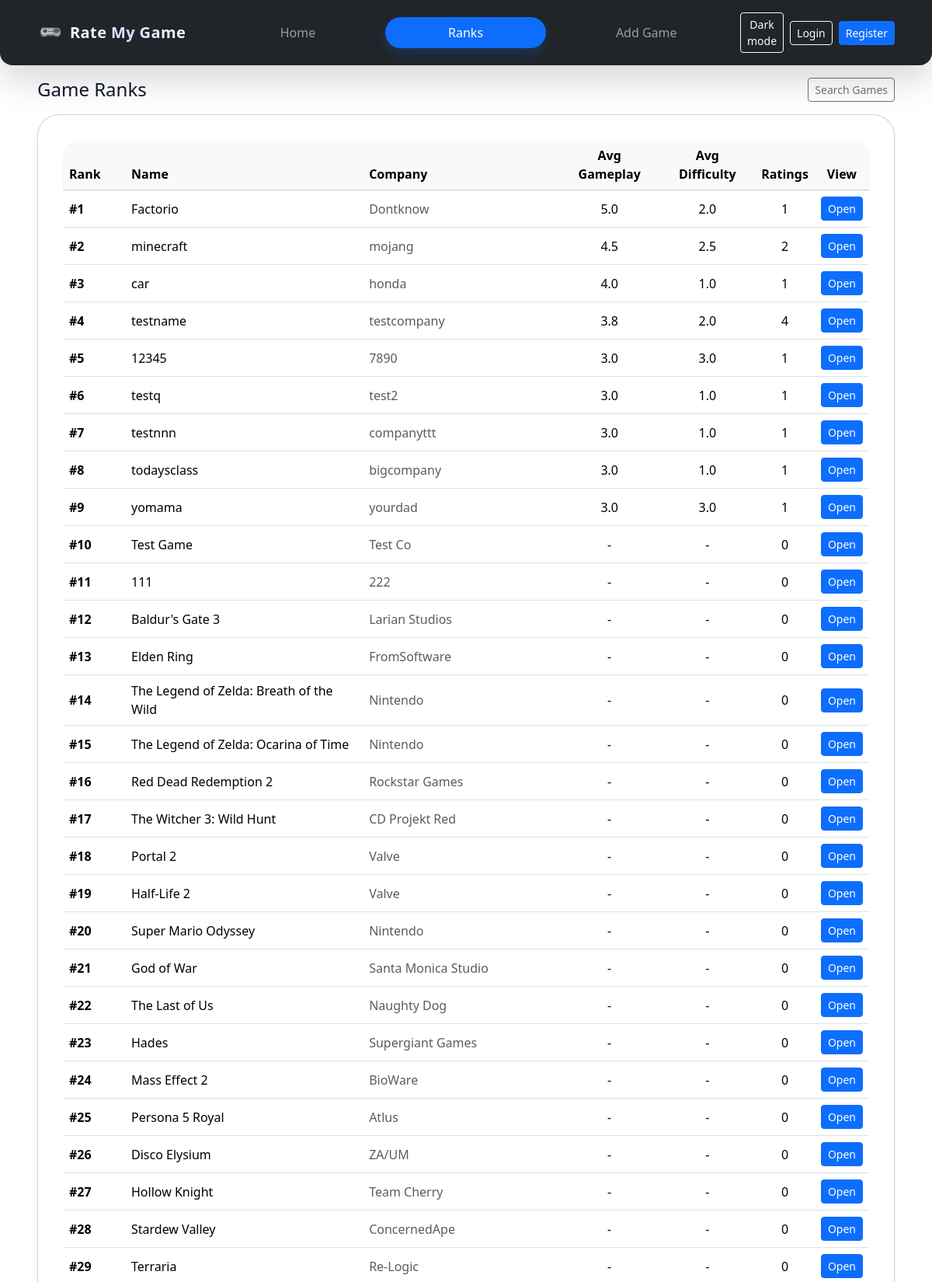
/ranks (upper part), run on the app's committed database.
### rate_my_game/models.py (models this page shows, shortened)
class Game(db.Model):
    __tablename__ = "games"
    id = db.Column(db.Integer, primary_key=True)
    name = db.Column(db.String(120), nullable=False)
    company = db.Column(db.String(120), nullable=False)
    ratings = db.relationship("Rating", backref="game", lazy=True, cascade="all, delete-orphan")
    tags = db.relationship("GameTag", backref="game", lazy=True, cascade="all, delete-orphan")
    def average_gameplay(self):
        if not self.ratings:
            return None
        return sum(r.gameplay for r in self.ratings) / len(self.ratings)
    def average_difficulty(self):
        if not self.ratings:
            return None
        return sum(r.difficulty for r in self.ratings) / len(self.ratings)

class Rating(db.Model):
    __tablename__ = "ratings"
    id = db.Column(db.Integer, primary_key=True)
    game_id = db.Column(db.Integer, db.ForeignKey("games.id"), nullable=False)
    gameplay = db.Column(db.Integer, nullable=False)      # 1–5
    difficulty = db.Column(db.Integer, nullable=False)    # 1–5
    created_at = db.Column(db.DateTime, default=datetime.utcnow)

### rate_my_game/routes.py (the view)
    @app.route("/ranks")
    def ranks():
        games = Game.query.all()
        games.sort(key=lambda g: (g.average_gameplay() or 0), reverse=True)
        return render_template("ranks.html", games=games)

### rate_my_game/templates/ranks.html
{% extends "base.html" %}
{% block content %}
<div class="d-flex align-items-center justify-content-between flex-wrap gap-2 mb-3">
  <h1 class="h4 m-0">Game Ranks</h1>
  <a class="btn btn-outline-secondary btn-sm" href="{{ url_for('index') }}">Search Games</a>
</div>
<div class="card shadow-sm">
  <div class="card-body">
    <div class="table-responsive">
      <table class="table table-hover align-middle mb-0">
        <thead class="table-light">
          <tr>
            <th style="width: 80px">Rank</th>
            <th>Name</th>
            <th>Company</th>
            <th class="text-center">Avg Gameplay</th>
            <th class="text-center">Avg Difficulty</th>
            <th class="text-center">Ratings</th>
            <th class="text-center">View</th>
          </tr>
        </thead>
        <tbody>
          {% for game in games %}
          <tr>
            <td class="fw-semibold">#{{ loop.index }}</td>
            <td>{{ game.name }}</td>
            <td class="text-muted">{{ game.company }}</td>
            <td class="text-center">
              {% if game.average_gameplay() %} {{ "%.1f"|format(game.average_gameplay()) }} {% else %} - {% endif %}
            </td>
            <td class="text-center">
              {% if game.average_difficulty() %} {{ "%.1f"|format(game.average_difficulty()) }} {% else %} - {% endif %}
            </td>
            <td class="text-center">{{ game.ratings|length }}</td>
            <td class="text-center">
              <a class="btn btn-sm btn-primary" href="{{ url_for('game_detail', game_id=game.id) }}">Open</a>
            </td>
          </tr>
          {% else %}
          <tr>
            <td colspan="7" class="text-center text-muted py-4">No games yet. Add one to start ranking.</td>
          </tr>
          {% endfor %}
        </tbody>
      </table>
    </div>
  </div>
</div>
{% endblock %}

### rate_my_game/static/css/style.css (style rules this page uses)
html { scroll-behavior: smooth; }
body { margin: 0; min-height: 100vh; font-family: system-ui, -apple-system, BlinkMacSystemFont, "Segoe UI", sans-serif; background: #ffffff; color: #111827; }
.card { border-radius: 1.75rem; }
.card-body { padding: 2rem; }
.table-responsive { border-radius: 1.25rem; overflow: hidden; }
.btn, .form-control, .form-select { transition: box-shadow 0.15s ease, transform 0.1s ease; }

### data on the page
Game: name "Factorio", company "Dontknow", ratings|length "1"
Rating: average_gameplay "5.0", average_difficulty "2.0"
Game: name "minecraft", company "mojang", ratings|length "2"
Rating: average_gameplay "4.5", average_difficulty "2.5"
Game: name "car", company "honda", ratings|length "1"
Rating: average_gameplay "4.0", average_difficulty "1.0"
Game: name "testname", company "testcompany", ratings|length "4"
Rating: average_gameplay "3.8", average_difficulty "2.0"
Game: name "12345", company "7890", ratings|length "1"
Rating: average_gameplay "3.0", average_difficulty "3.0"
Game: name "testq", company "test2", ratings|length "1"
Rating: average_gameplay "3.0", average_difficulty "1.0"
Game: name "testnnn", company "companyttt", ratings|length "1"
Rating: average_gameplay "3.0", average_difficulty "1.0"
Game: name "todaysclass", company "bigcompany", ratings|length "1"
Rating: average_gameplay "3.0", average_difficulty "1.0"
Game: name "yomama", company "yourdad", ratings|length "1"
Rating: average_gameplay "3.0", average_difficulty "3.0"
Game: name "Test Game", company "Test Co", ratings|length "0"
Game: name "111", company "222", ratings|length "0"
Game: name "Baldur's Gate 3", company "Larian Studios", ratings|length "0"
Game: name "Elden Ring", company "FromSoftware", ratings|length "0"
Game: name "The Legend of Zelda: Breath of the Wild", company "Nintendo", ratings|length "0"
Game: name "The Legend of Zelda: Ocarina of Time", company "Nintendo", ratings|length "0"
Game: name "Red Dead Redemption 2", company "Rockstar Games", ratings|length "0"
Game: name "The Witcher 3: Wild Hunt", company "CD Projekt Red", ratings|length "0"
Game: name "Portal 2", company "Valve", ratings|length "0"
Game: name "Half-Life 2", company "Valve", ratings|length "0"
Game: name "Super Mario Odyssey", company "Nintendo", ratings|length "0"
Game: name "God of War", company "Santa Monica Studio", ratings|length "0"
Game: name "The Last of Us", company "Naughty Dog", ratings|length "0"
Game: name "Hades", company "Supergiant Games", ratings|length "0"
Game: name "Mass Effect 2", company "BioWare", ratings|length "0"
Game: name "Persona 5 Royal", company "Atlus", ratings|length "0"
Game: name "Disco Elysium", company "ZA/UM", ratings|length "0"
Game: name "Hollow Knight", company "Team Cherry", ratings|length "0"
Game: name "Stardew Valley", company "ConcernedApe", ratings|length "0"
Game: name "Terraria", company "Re-Logic", ratings|length "0"
